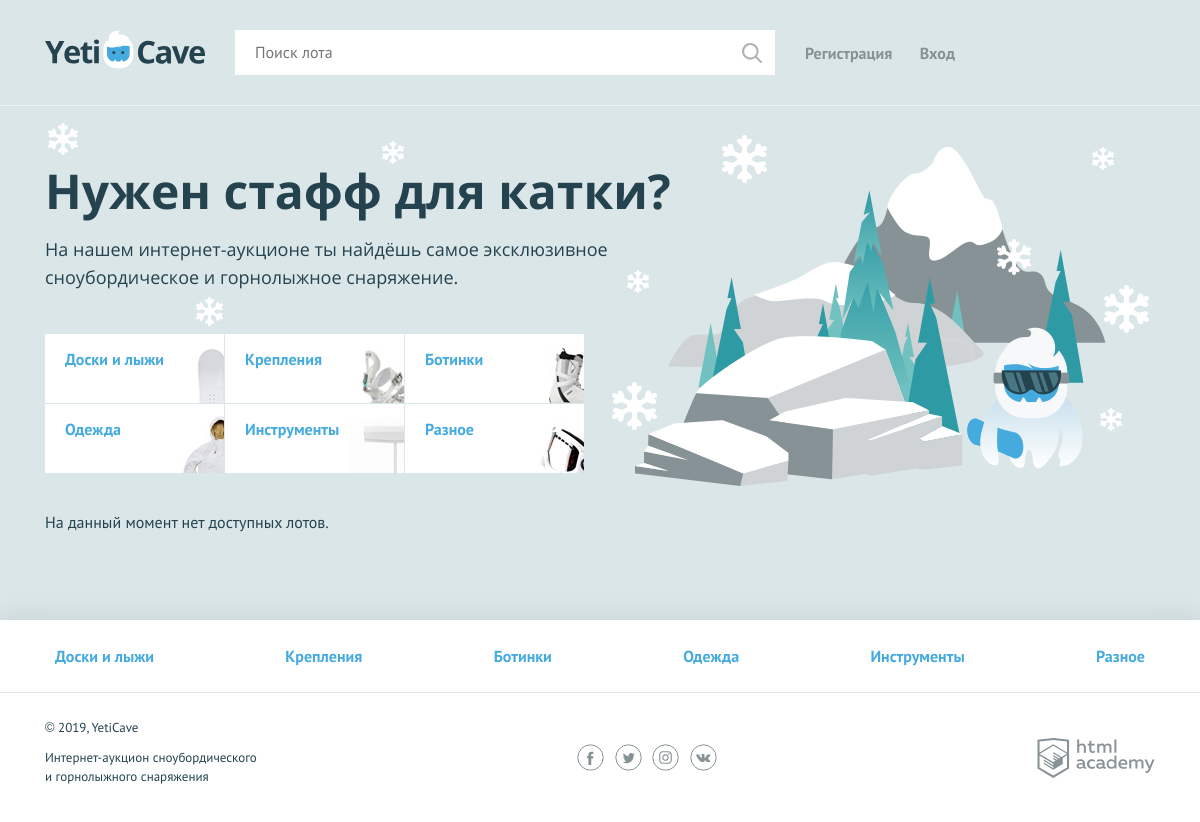
The page / on the database its author committed.
### tables this page shows
CREATE TABLE categories (
  id INT UNSIGNED AUTO_INCREMENT PRIMARY KEY,
  name VARCHAR(100) NOT NULL UNIQUE,
  symbol_code VARCHAR(50) NOT NULL UNIQUE
);

### functions/template.php (called while the page is built, shortened)
<?php
function includeTemplate(string $name, array $data = []): string
{
    $name = 'templates/' . $name;
    extract($data);
    require $name;
    $result = ob_get_clean();
    return $result;
}

### functions/validators.php (called while the page is built, shortened)
<?php
function isUserAuthenticated(mysqli $dbConnection): int {
    if (!isset($_SESSION['user'])) {
        return 0;
    }
    return 1;
}

### init.php (called while the page is built, shortened)
<?php
require_once 'functions/template.php';
require_once 'functions/validators.php';
require_once 'functions/db.php';
$config = require 'config.php';
$dbConnection = dbConnect($config);
$isAuth = isUserAuthenticated($dbConnection);
$userName = $isAuth ? $_SESSION['user']['name'] : '';

### functions/db.php (called while the page is built, shortened)
<?php
function getCategories(mysqli $con): array
{
    $sql = "SELECT * FROM categories;";
    $result = mysqli_query($con, $sql);
    return mysqli_fetch_all($result, MYSQLI_ASSOC);
}

### templates/layout.php (the view, shortened to what this page needs)
<?php
$isHomePage = $_SERVER['SCRIPT_NAME'] === '/index.php';
?>
<!DOCTYPE html>
<html lang="ru">
<head>
    <link href="css/normalize.min.css" rel="stylesheet">
    <link href="css/style.css" rel="stylesheet">
    <link rel="stylesheet" href="css/flatpickr.min.css">
</head>
<body>
<div class="page-wrapper">
    <header class="main-header">
        <div class="main-header__container container">
            <a class="main-header__logo" href="/">
                <img src="img/logo.svg" width="160" height="39" alt="Логотип компании YetiCave">
            </a>
            <form class="main-header__search" method="get" action="https://echo.htmlacademy.ru" autocomplete="off">
                <input type="search" name="search" placeholder="Поиск лота">
                <input class="main-header__search-btn" type="submit" name="find" value="Найти">
            </form>
            <nav class="user-menu">
                <?php
                if ($isAuth === 1): ?>
                    <div class="user-menu__logged">
                        <p><?= htmlspecialchars($userName); ?></p>
                        <a class="user-menu__bets" href="../pages/my-bets.html">Мои ставки</a>
                        <a class="user-menu__logout" href="../logout.php">Выход</a>
                    </div>
                <?php
                else: ?>
                    <ul class="user-menu__list">
                        <li class="user-menu__item">
                            <a href="/sign-up.php">Регистрация</a>
                        </li>
                        <li class="user-menu__item">
                            <a href="../login.php">Вход</a>
                        </li>
                    </ul>
                <?php
                endif; ?>
            </nav>
        </div>
    </header>
    <main class="container">
        <?php
        if ($isHomePage): ?>
            <section class="promo">
                <h2 class="promo__title">Нужен стафф для катки?</h2>
                <p class="promo__text">На нашем интернет-аукционе ты найдёшь самое эксклюзивное сноубордическое и
                    горнолыжное снаряжение.</p>
                <ul class="promo__list">
                    <?php
                    foreach ($categories as $category): ?>
                        <li class="promo__item promo__item--<?= htmlspecialchars($category["symbol_code"]) ?>">
                            <a class="promo__link" href="/?category_id=<?= $category['id'] ?>"><?= htmlspecialchars($category["name"]) ?></a>
                        </li>
                    <?php
                    endforeach; ?>
                </ul>
            </section>
            <?= $content; ?>
        <?php
        else: ?>
            <?= $content; ?>
        <?php
        endif; ?>
    </main>
</div>
<footer class="main-footer">
    <nav class="nav">
        <ul class="nav__list container">
            <?php
            foreach ($categories as $category): ?>
                <li class="nav__item">
                    <a href="/?category_id=<?= $category['id'] ?>"><?= htmlspecialchars($category["name"]); ?></a>
                </li>
            <?php
            endforeach; ?>
        </ul>
    </nav>
    <div class="main-footer__bottom container">
        <div class="main-footer__copyright">
            <p>© 2019, YetiCave</p>
            <p>Интернет-аукцион сноубордического и горнолыжного снаряжения</p>
        </div>
        <div class="main-footer__social social">
            <a class="social__link social__link--facebook" href="#">
            </a>
            <a class="social__link social__link--twitter" href="#">
            </a>
            <a class="social__link social__link--instagram" href="#">
            </a>
            <a class="social__link social__link--vkontakte" href="#">
            </a>
        </div>
        <div class="main-footer__developed-by">
            <a class="logo-academy" href="https://htmlacademy.ru/intensive/php">
            </a>
        </div>
    </div>
</footer>
</body>
</html>

### index.php
<?php
require_once 'init.php';
$categories = getCategories($dbConnection);
$categoryId = isset($_GET['category_id']) ? (int) $_GET['category_id'] : null;
$lots = getLots($dbConnection, $categoryId);
$pageContent = includeTemplate('main.php', [
    'categories' => $categories,
    'lots' => $lots,
]);
if (empty($lots)) {
    $pageContent = "На данный момент нет доступных лотов.";
}
$layoutContent = includeTemplate('layout.php', [
    'content' => $pageContent,
    'title' => "Yeti Cave - Главная",
    'isAuth' => $isAuth,
    'userName' => $userName,
    'categories' => $categories,
]);
print($layoutContent);

### rows shown on the page
categories: shows a picture, name "Доски и лыжи"
categories: shows a picture, name "Крепления"
categories: shows a picture, name "Ботинки"
categories: shows a picture, name "Одежда"
categories: shows a picture, name "Инструменты"
categories: shows a picture, name "Разное"

### other values the page prints
$content "На данный момент нет доступных лотов."
